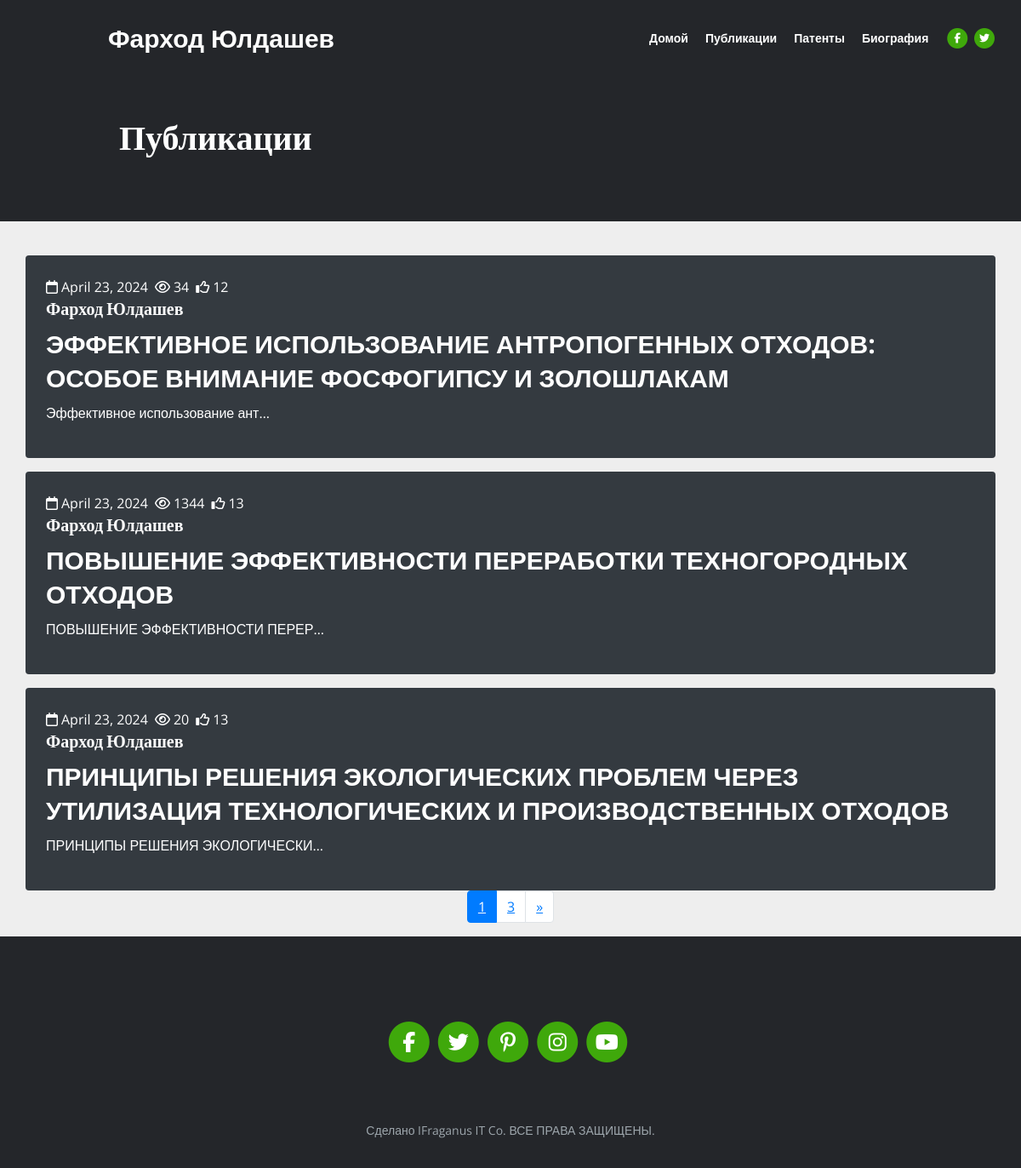
The app's page /projects with its own data.
### publication/models.py (models this page shows, shortened)
class Projects(models.Model):
    author = models.CharField(max_length=300)
    image = models.ImageField(upload_to="images/", blank=True, null=True)
    title = models.CharField(max_length=400)
    body = models.TextField()
    link = models.CharField(max_length=500)
    likeCount = models.IntegerField(default=0)
    views = models.IntegerField(default=0)
    publishedDate = models.DateField()

### publication/views.py (the view)
# urls.py: path('projects', projectsList, name='projectsList'),
def projectsList(request):
    projects = Projects.objects.all()
    paginator = Paginator(projects, 3)
    page_number = request.GET.get("page")
    page_obj = paginator.get_page(page_number)
    context = {
        "pages_obj": page_obj
    }
    return render(request, 'project.html', context)

### templates/project.html (shortened to what this page needs)
{% extends "base.html" %}
{% load static %}
{% block content %}
    <header class="ex-header">
      <div class="container">
        <div class="row">
          <div class="col-xl-10 offset-xl-1">
            <h1>Публикации</h1>
          </div>
        </div>
      </div>
    </header>
    <div class="ex-basic-1 pt-4">
      <div class="container">
        <div class="row">
          {% for page_obj in pages_obj %}
          <div class="publication-card bg-dark p-4 rounded mt-3">
            <div class="publation-logos d-flex text-white">
              <span class="mr-2 d-flex align-items-center">
                <i class="fa-regular fa-calendar"></i>
                <span class="date-count ml-1">{{page_obj.publishedDate}}</span>
              </span>
              <span class="mr-2 d-flex align-items-center"
                ><i class="fa-regular fa-eye"></i
                ><span class="see-count ml-1">{{page_obj.views}}</span></span
              >
              <span class="mr-2 d-flex align-items-center"
                ><i class="fa-regular fa-thumbs-up"></i
                ><span class="like-count ml-1">{{page_obj.likeCount}}</span></span
              >
            </div>
            <h5 class="text-white">{{page_obj.author}}</h5>
            <h2>
              <a class="text-white title-link" href="{% url 'project-detail' page_obj.id  %}">
                {{page_obj.title}}
              </a>
            </h2>
            <p class="text-white publication-description">
              {{page_obj.body|truncatechars:30}}
            </p>
          </div>
          {% endfor %}
      </div>
          <nav aria-label="Page navigation example">
              <ul class="pagination justify-content-center">
                <li class="page-item active"><a class="page-link" href="?page={{pages_obj.number}}">{{pages_obj.number}}</a></li>
                  {% if pages_obj.has_next %}
                  <li class="page-item"><a class="page-link" href="?page={{pages_obj.paginator.num_pages}}">{{pages_obj.paginator.num_pages}}</a></li>
                <li class="page-item">
                  <a class="page-link" href="?page={{ pages_obj.next_page_number }}">
                      <span aria-hidden="true">&raquo;</span>
                  </a>
                </li>
                  {% endif %}
              </ul>
            </nav>
    </div>
    </div>
{% endblock content %}

### templates/base.html (shortened to what this page needs)
{% load static %}
<!DOCTYPE html>
<html lang="en">
  <head>
    <link href="{% static 'css/bootstrap.css' %}" rel="stylesheet" />
    <link href="{% static 'css/fontawesome-all.css' %}" rel="stylesheet" />
    <link href="{% static 'css/styles.css' %}" rel="stylesheet" />
    <link rel="stylesheet" href="https://cdnjs.cloudflare.com/ajax/libs/font-awesome/6.5.2/css/all.min.css">
  </head>
  <body data-spy="scroll" data-target=".fixed-top">
    <nav class="navbar navbar-expand-lg fixed-top navbar-dark">
      <div class="container">
        <a class="navbar-brand logo-text page-scroll pl-md-5 ml-md-5 ml-0"
           href="{% url 'index' %}"
        >Фарход Юлдашев</a
        >
        <div
          class="navbar-collapse offcanvas-collapse"
          id="navbarsExampleDefault"
        >
          <ul class="navbar-nav ml-auto">
            <li class="nav-item">
              <a class="nav-link page-scroll" href="#header"
                >Домой <span class="sr-only">(current)</span></a
              >
            </li>
            <li class="nav-item">
              <a class="nav-link page-scroll" href="{% url 'projectsList' %}">Публикации</a>
            </li>
            <li class="nav-item">
              <a class="nav-link page-scroll" href="{% url 'privacyList' %}">Патенты</a>
            </li>
            <li class="nav-item">
              <a class="nav-link page-scroll" href="{% url 'termsList' %}">Биография</a>
            </li>
          </ul>
          <span class="nav-item social-icons">
            <span class="fa-stack">
              <a href="#your-link">
                <i class="fas fa-circle fa-stack-2x"></i>
                <i class="fab fa-facebook-f fa-stack-1x"></i>
              </a>
            </span>
            <span class="fa-stack">
              <a href="#your-link">
                <i class="fas fa-circle fa-stack-2x"></i>
                <i class="fab fa-twitter fa-stack-1x"></i>
              </a>
            </span>
          </span>
        </div>
      </div>
    </nav>
    {% block content %}
    {% endblock content%}
    <div class="footer bg-gray">
      <div class="container">
        <div class="row">
          <div class="col-lg-12">
            <div class="social-container">
              <span class="fa-stack">
                <a href="#your-link">
                  <i class="fas fa-circle fa-stack-2x"></i>
                  <i class="fab fa-facebook-f fa-stack-1x"></i>
                </a>
              </span>
              <span class="fa-stack">
                <a href="#your-link">
                  <i class="fas fa-circle fa-stack-2x"></i>
                  <i class="fab fa-twitter fa-stack-1x"></i>
                </a>
              </span>
              <span class="fa-stack">
                <a href="#your-link">
                  <i class="fas fa-circle fa-stack-2x"></i>
                  <i class="fab fa-pinterest-p fa-stack-1x"></i>
                </a>
              </span>
              <span class="fa-stack">
                <a href="#your-link">
                  <i class="fas fa-circle fa-stack-2x"></i>
                  <i class="fab fa-instagram fa-stack-1x"></i>
                </a>
              </span>
              <span class="fa-stack">
                <a href="#your-link">
                  <i class="fas fa-circle fa-stack-2x"></i>
                  <i class="fab fa-youtube fa-stack-1x"></i>
                </a>
              </span>
            </div>
          </div>
        </div>
      </div>
    </div>
    <div class="copyright bg-gray">
      <div class="container">
        <div class="row">
          <div class="col-lg-12">
            <p class="p-small">
              Сделано IFraganus IT Co. ВСЕ ПРАВА ЗАЩИЩЕНЫ.
            </p>
          </div>
        </div>
      </div>
    </div>
  </body>
</html>

### static/css/styles.css (style rules this page uses)
body, html { width: 100%; height: 100%; }
body { background-color: #eee; }
body, p { color: #4d5055; font: 400 1rem/1.625rem "Open Sans", arial; }
* { font-family: "Open Sans", arial; }
h1 { color: #24262a; font-weight: 700; font-size: 2.5rem; line-height: 3.25rem; font-family: "Poppins"; }
h2 { color: #24262a; font-weight: 700; font-size: 2rem; line-height: 2.5rem; font-family: "Poppins"; }
h5 { color: #24262a; font-weight: 700; font-size: 1.25rem; line-height: 1.625rem; font-family: "Poppins"; }
.p-small { font-size: 0.875rem; line-height: 1.5rem; }
a { color: #4d5055; text-decoration: underline; }
.bg-gray { background-color: #f7f9fb; }
.navbar { background-color: #24262a; font-weight: 600; font-size: 0.875rem; line-height: 0.875rem; box-shadow: 0 1px 6px 0 rgba(0, 0, 0, 0.025); }
.navbar .navbar-brand { padding-top: 0.125rem; padding-bottom: 0.125rem; }
.navbar .logo-text { color: #ffffff; font-weight: 700; font-size: 1.875rem; line-height: 1rem; text-decoration: none; }
.offcanvas-collapse { position: fixed; top: 3.25rem; bottom: 0; left: 100%; width: 100%; padding-right: 1rem; padding-left: 1rem; overflow-y: auto; visibility: hidden; background-color: #24262a; transition: visibility 0.3s ease-in-out, -webkit-transform 0.3s ease-in-out; transition: transform 0.3s ease-in-out, visibility 0.3s ease-in-out; transition: transform 0.3s ease-in-out, visibility 0.3s ease-in-out, -webkit-transform 0.3s ease-in-out; }
.navbar .navbar-nav { margin-top: 0.75rem; margin-bottom: 0.5rem; }
.navbar .nav-item .nav-link { padding-top: 0.625rem; padding-bottom: 0.625rem; color: #ffffff; text-decoration: none; transition: all 0.2s ease; }
.navbar .fa-stack { width: 2em; margin-right: 0.25rem; font-size: 0.75rem; }
.navbar .fa-stack-2x { color: #3fa80b; transition: all 0.2s ease; }
.navbar .fa-stack-1x { color: #ffffff; transition: all 0.2s ease; }
.footer { padding-top: 6.25rem; padding-bottom: 2rem; background-color: #24262a; text-align: center; }
.footer a { text-decoration: none; }
.footer .fa-stack { width: 2em; margin-bottom: 1.25rem; margin-right: 0.375rem; font-size: 1.5rem; }
.footer .fa-stack .fa-stack-1x { color: #ffffff; transition: all 0.2s ease; }
.footer .fa-stack .fa-stack-2x { color: #3fa80b; transition: all 0.2s ease; }
.copyright { padding-top: 1rem; padding-bottom: 1rem; background-color: #24262a; text-align: center; }
.copyright .p-small { color: #9da6ac; text-align: center; }
.ex-header { padding-top: 8.5rem; padding-bottom: 4rem; background-color: #24262a; }
.ex-header h1 { color: #ffffff; }
@media (min-width: 992px) { .navbar { padding-top: 1.75rem; background-color: transparent; box-shadow: none; transition: all 0.2s; } }
@media (min-width: 992px) { .offcanvas-collapse { position: static; top: auto; bottom: auto; left: auto; width: auto; padding-right: 0; padding-left: 0; background-color: transparent; overflow-y: visible; visibility: visible; } }
@media (min-width: 992px) { .navbar .navbar-nav { margin-top: 0; margin-bottom: 0; } }
@media (min-width: 992px) { .navbar .nav-item .nav-link { padding-right: 0.625rem; padding-left: 0.625rem; } }
@media (min-width: 992px) { .navbar .social-icons { margin-left: 0.5rem; } }
@media (min-width: 992px) { .navbar .fa-stack { margin-right: 0; margin-left: 0.25rem; } }
@media (min-width: 1200px) { .navbar .container { max-width: 1330px; } }
.title-link { text-decoration: none; display: -webkit-box; -webkit-box-orient: vertical; -webkit-line-clamp: 3; overflow: hidden; text-transform: uppercase; }
.publication-description { display: -webkit-box; -webkit-box-orient: vertical; -webkit-line-clamp: 2; overflow: hidden; }
.publication-description__title, .title-link { font-size: 30px; }

### records on screen
Projects: publishedDate "April 23, 2024", views "34", likeCount "12", author "Фарход Юлдашев", title "ЭФФЕКТИВНОЕ ИСПОЛЬЗОВАНИЕ АНТРОПОГЕННЫХ ОТХОДОВ: ОСОБОЕ ВНИМАНИЕ ФОСФОГИПСУ И ЗОЛОШЛАКАМ", body "Эффективное использование ант…"
Projects: publishedDate "April 23, 2024", views "1344", likeCount "13", author "Фарход Юлдашев", title "ПОВЫШЕНИЕ ЭФФЕКТИВНОСТИ ПЕРЕРАБОТКИ ТЕХНОГОРОДНЫХ ОТХОДОВ", body "ПОВЫШЕНИЕ ЭФФЕКТИВНОСТИ ПЕРЕР…"
Projects: publishedDate "April 23, 2024", views "20", likeCount "13", author "Фарход Юлдашев", title "ПРИНЦИПЫ РЕШЕНИЯ ЭКОЛОГИЧЕСКИХ ПРОБЛЕМ ЧЕРЕЗ УТИЛИЗАЦИЯ ТЕХНОЛОГИЧЕСКИХ И ПРОИЗВОДСТВЕННЫХ ОТХОДОВ", body "ПРИНЦИПЫ РЕШЕНИЯ ЭКОЛОГИЧЕСКИ…"

### other values on screen
{{ pages_obj.number }} "1"
{{ pages_obj.paginator.num_pages }} "3"
